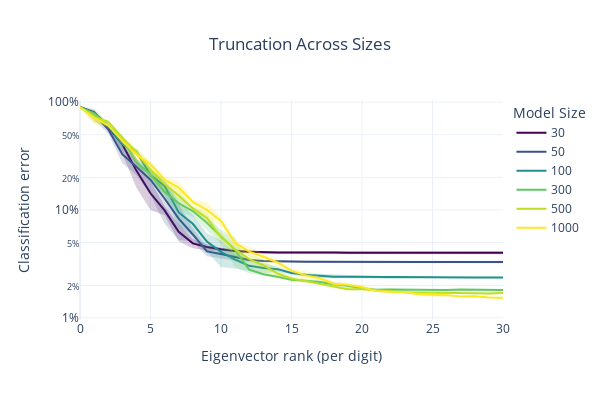

The notebook cell saved with this chart:
### Code cell
fig = go.Figure()

viridis = plt.cm.get_cmap("viridis")
colors = [viridis(i)[:3] for i in [0.0, 0.25, 0.5, 0.75, 0.9, 1.0]]
colors = [f"rgb({int(r * 255)}, {int(g * 255)}, {int(b * 255)})" for r, g, b in colors]

error = 1 - results

for i in range(6):
    mean = torch.mean(error[i], axis=0)
    low, up = conf_interval(error[i], mean, conf=0.9)
    x = torch.arange(len(mean))

    # Add mean line
    fig.add_trace(
        go.Scatter(
            x=x,
            y=mean,
            mode="lines",
            name=f"{sizes[i]}",
            line=dict(color=colors[i]),
        )
    )

    # Add error bands
    fig.add_trace(
        go.Scatter(
            x=torch.cat([x, x.flip(0)]),
            y=torch.cat([up, low.flip(0)]),
            fill="toself",
            fillcolor=colors[i].replace("rgb", "rgba").replace(")", ", 0.2)"),
            line=dict(color="rgba(255,255,255,0)"),
            hoverinfo="skip",
            showlegend=False,
        )
    )

# Update layout
fig.update_layout(title="Truncation Across Sizes", title_x=0.5)
small = lambda x: f"<span style='font-size: 9px;'>{x}</span>"
fig.update_yaxes(
    tickvals=[0.01, 0.02, 0.05, 0.1, 0.2, 0.5, 1],
    ticktext=[
        "1%",
        small("2%"),
        small("5%"),
        "10%",
        small("20%"),
        small("50%"),
        "100%",
    ],
    range=[-2.02, 0.02],
    type="log",
)
fig.update_layout(width=600, height=400, legend_title_text="Model Size")
fig.update_xaxes(title="Eigenvector rank (per digit)")
fig.update_yaxes(title="Classification error")

fig.show()
